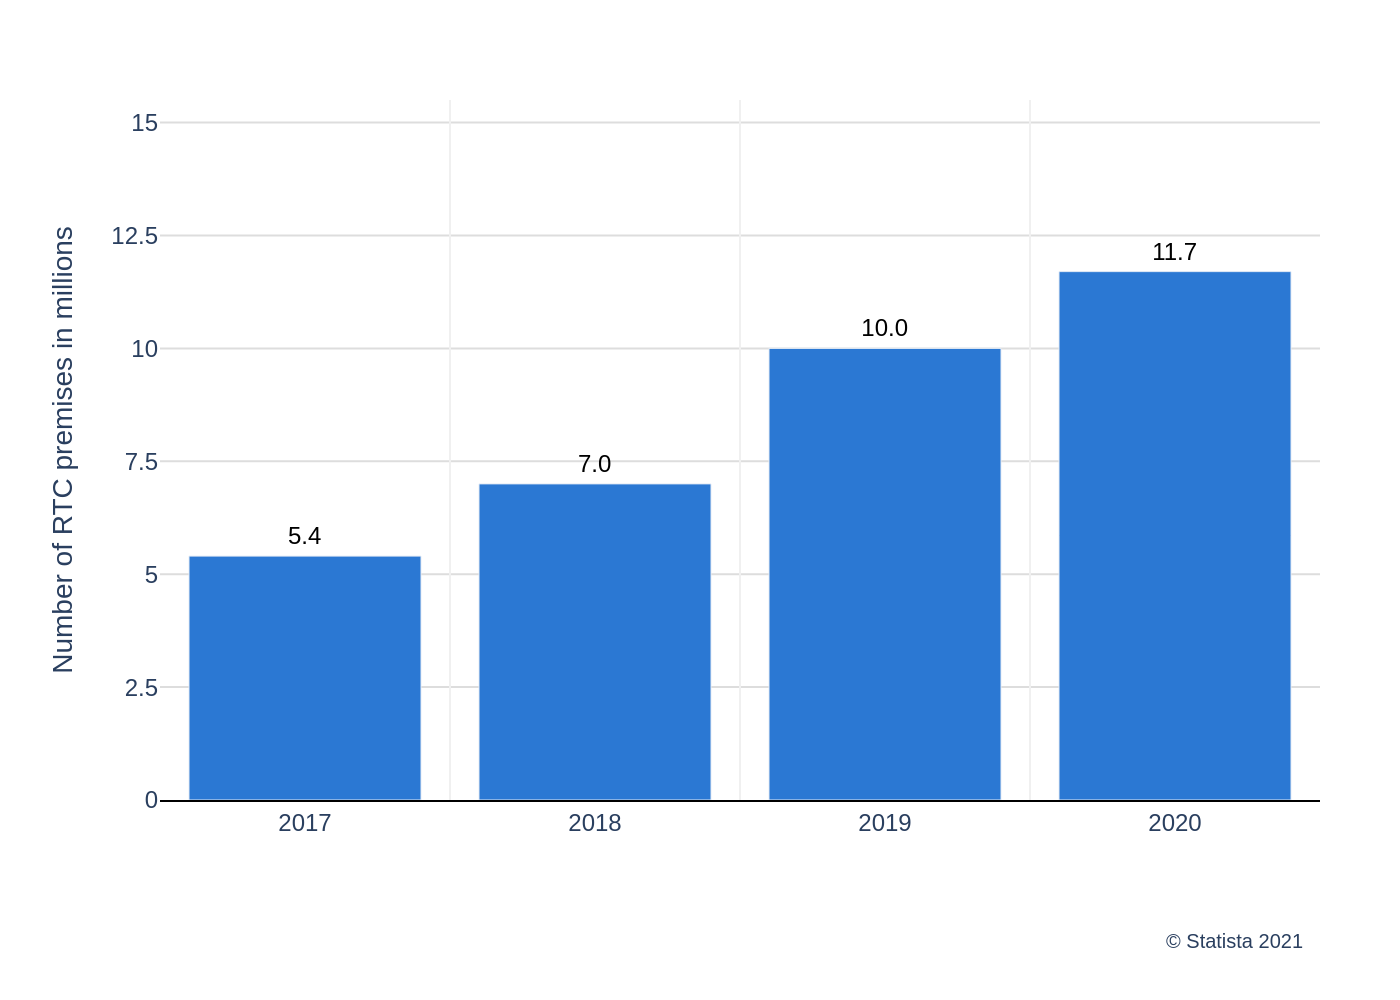

Recreate this plot in Python.
import sys
import json
import os
import plotly.graph_objects as go

if len(sys.argv) != 2:
    print(f"Usage: python {os.path.basename(__file__)} <json_file_path>")
    sys.exit(1)

json_path = sys.argv[1]

if not os.path.exists(json_path):
    print(f"Error: JSON file not found at '{json_path}'")
    sys.exit(1)

try:
    with open(json_path, 'r', encoding='utf-8') as f:
        config = json.load(f)
except json.JSONDecodeError as e:
    print(f"Error decoding JSON from '{json_path}': {e}")
    sys.exit(1)

chart_data = config.get('chart_data', [])
texts = config.get('texts', {})
colors = config.get('colors', [])

categories = [d['category'] for d in chart_data]
values = [d['value'] for d in chart_data]

fig = go.Figure()

fig.add_trace(go.Bar(
    x=categories,
    y=values,
    text=[f'{v:.1f}' for v in values],
    textposition='outside',
    cliponaxis=False,
    marker_color=colors[0] if colors else None,
    hoverinfo='none'
))

title_text = f"<b>{texts.get('title', '')}</b>" if texts.get('title') else ""
if texts.get('subtitle'):
    title_text += f"<br>{texts.get('subtitle')}"

source_text = texts.get('source', '')
if texts.get('note'):
    source_text += f"<br>{texts.get('note', '')}"

shapes = []
for i in range(len(categories) - 1):
    shapes.append(go.layout.Shape(
        type="line",
        xref="x",
        yref="paper",
        x0=i + 0.5,
        y0=0,
        x1=i + 0.5,
        y1=1,
        line=dict(
            color="#F0F0F0",
            width=1,
        )
    ))

fig.update_layout(
    font_family="Arial",
    title=dict(
        text=title_text if title_text else None,
        x=0.01,
        xanchor='left'
    ),
    xaxis=dict(
        title_text=texts.get('x_axis_title'),
        showgrid=False,
        showline=True,
        linecolor='black',
        linewidth=1,
        zeroline=False
    ),
    yaxis=dict(
        title_text=texts.get('y_axis_title'),
        showgrid=True,
        gridcolor='#dddddd',
        zeroline=False,
        range=[0, 15.5],
        tickvals=[0, 2.5, 5, 7.5, 10, 12.5, 15]
    ),
    plot_bgcolor='white',
    paper_bgcolor='white',
    showlegend=False,
    margin=dict(l=80, r=40, t=50, b=100),
    shapes=shapes,
    annotations=[
        dict(
            text=source_text,
            showarrow=False,
            xref="paper", yref="paper",
            x=0.99, y=-0.18,
            xanchor='right', yanchor='top',
            align='right',
            font=dict(size=10)
        )
    ]
)

fig.update_traces(textfont_size=12, textfont_color='black')

base_filename = os.path.splitext(os.path.basename(json_path))[0]
output_filename = f"{base_filename}.png"

fig.write_image(output_filename, scale=2)

print(f"Chart saved to {output_filename}")
